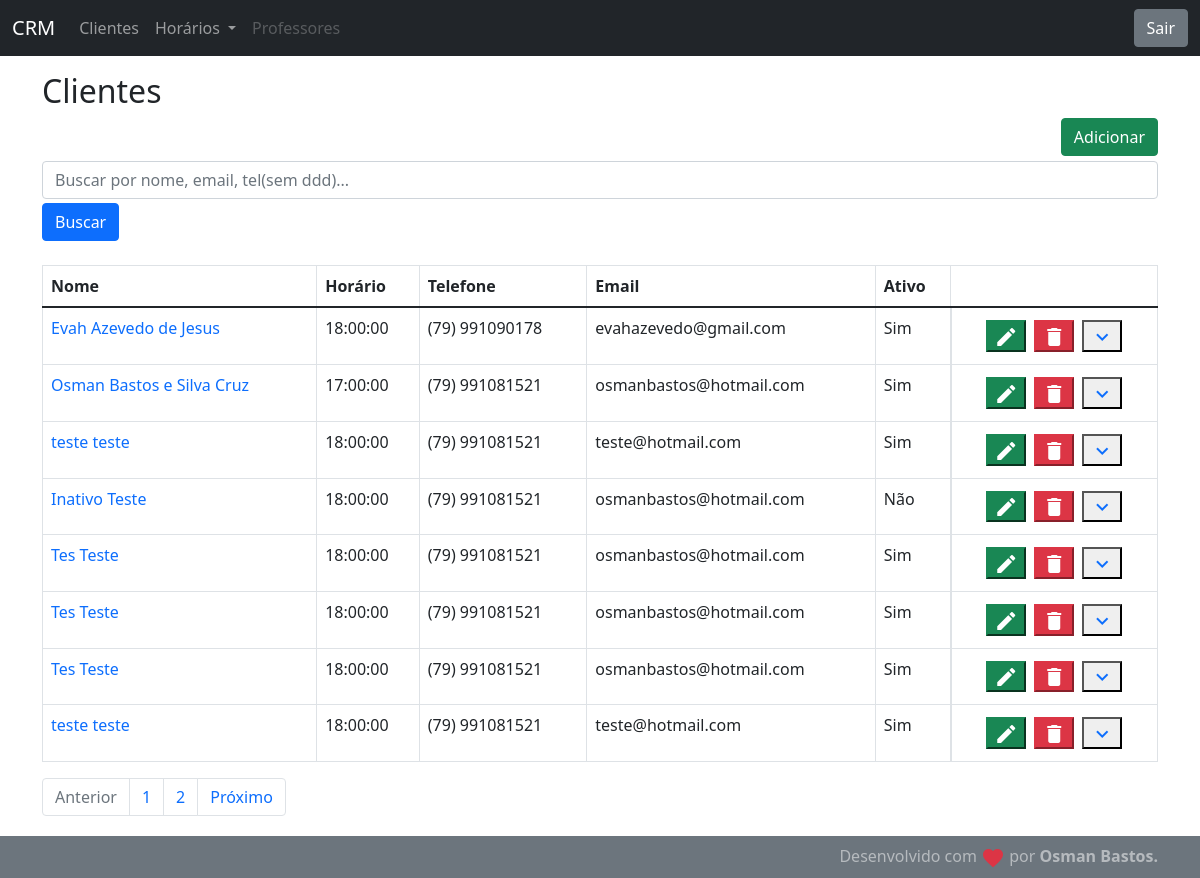
/customer/list/, run on the app's committed database.
### customer/models.py (models this page shows, shortened)
class Customer(models.Model):
    first_name = models.CharField(max_length=30)
    last_name = models.CharField(max_length=50)
    email = models.EmailField(max_length=254)
    birth_date = models.DateField()
    cpf_field = models.CharField(max_length=11, unique=True, blank=True, null=True)
    area_code = models.CharField(max_length=2)
    phone = models.CharField(max_length=9)
    address = models.CharField(max_length=100)
    address_number = models.CharField(max_length=10)
    created_date = models.DateTimeField(auto_now_add=True)
    update_date = models.DateTimeField(auto_now=True)
    class_time = models.CharField(max_length=8, default='00:00')
    active = models.BooleanField(default=True)
    evolution_field = models.CharField(max_length=500, blank=True, null=True)
    evolution_updated = models.DateTimeField(blank=True, null=True, auto_now=True)
    def get_full_name(self):
        return self.first_name + ' ' + self.last_name
    def get_full_phone(self):
        return '(' + self.area_code + ') ' + self.phone
    def get_full_evolution(self):
        return self.evolution_updated.strftime('%d/%m/%Y %H:%M')
    def get_absolute_url(self):
        return reverse('customer:customer-update', kwargs={'id': self.id})
    def get_delete_url(self):
        return reverse('customer:customer-delete', kwargs={'id': self.id})
    class Meta:
        db_table = 'customer'

### customer/views.py (the view)
# urls.py: path("list/", CustomerListView.as_view(), name='customer-list'),
class CustomerListView(ListView):
    template_name = "customer/customer_list.html"
    paginate_by = 8
    model = Customer
    def get_queryset(self):
        query = self.request.GET.get("name")
        class_time = self.request.GET.get("class_time")
        queryset = Customer.objects.all()
        if query:
            return Customer.objects.filter(first_name__icontains=query) | Customer.objects.filter(last_name__icontains=query) | Customer.objects.filter(email__icontains=query) | Customer.objects.filter(phone__icontains=query)
        if class_time:
            return Customer.objects.filter(class_time__icontains=class_time)
        return Customer.objects.all()

### customer/templates/customer/customer_list.html (shortened to what this page needs)
{% extends "model-page.html"%}
{% block content %}
    <h2>Clientes</h2>
    <a href="{% url "customer:customer-create" %}">
        <button type="button" class="btn btn-success"
            style="float: right; margin-bottom: 5px">Adicionar</button>
    </a>
    <form>
        <div class="form-group mb-1">
            <input class="form-control" type="text" name="name" placeholder="Buscar por nome, email, tel(sem ddd)...">
        </div>
        <button type="submit" class="btn btn-primary">Buscar</button>
    <form>
    <div class="table-responsive mt-4">
        <table class="table table-bordered table-responsive-md">
            <thead>
                <tr>
                    <th>Nome</th>
                    <th>Horário</th>
                    <th>Telefone</th>
                    <th>Email</th>
                    <th>Ativo</th>
                    <th></th>
                </tr>
            </thead>
            <tbody>
                {% for customer in customer_list%}
                    <tr>
                        <td><a href="{{ customer.get_absolute_url }}">{{ customer.get_full_name }}</a></td>
                        <td>{{ customer.class_time }}</td>
                        <td>{{ customer.get_full_phone }}</td>
                        <td>{{ customer.email }}</td>
                        <td>{{ customer.active|yesno:"Sim,Não" }}</td>
                        <td style="display: flex; flex-direction: row; justify-content: center;">
                                <a href="{{ customer.get_absolute_url }}"><button type="button" class="m-1 btn-success"><i class="material-icons align-middle text-white">edit</i></button></a>
                            <form method="post" action="{{ customer.get_delete_url }}" onsubmit="return confirmDeletion();">{% csrf_token %}
                                    <button type="submit" class="m-1 btn-danger"><i class="material-icons align-middle text-white">delete</i></button>
                            </form>
                            <button type="button" class="m-1 btn-link" onclick="toggleDetails('{{ customer.id }}')"><i class="material-icons align-middle">expand_more</i></button>
                         </td>
                    </tr>
                {% endfor %}
            </tbody>
        </table>
    </div>
    <ul class="pagination">
        {% if page_obj.has_previous %}
            <li class="page-item"><a class="page-link"
                href="?page={{ page_obj.previous_page_number }}">Anterior</a></li>
        {% else %}
            <li class="page-item disabled"><a class="page-link" href="#">Anterior</a></li>
        {% endif %}
        {% for object in page_obj.paginator.page_range %}
            <li class="page-item"><a class="page-link" href="?page={{ forloop.counter }}">{{ forloop.counter }}</a></li>
        {% endfor %}
        {% if page_obj.has_next %}
            <li class="page-item"><a class="page-link"
                href="?page={{ page_obj.next_page_number }}">Próximo</a></li>
        {% else %}
            <li class="page-item disabled"><a class="page-link" href="#">Próximo</a></li>
        {% endif %}
    </ul>
{% endblock %}

### core/templates/model-page.html (style rules this page uses)
html, body { height: 100%; }
a { text-decoration: none; }

### data on the page
Customer: get_full_name "Evah Azevedo de Jesus", class_time "18:00:00", get_full_phone "(79) 991090178", email "evahazevedo@gmail.com", active "Sim"
Customer: get_full_name "Osman Bastos e Silva Cruz", class_time "17:00:00", get_full_phone "(79) 991081521", email "osmanbastos@hotmail.com", active "Sim"
Customer: get_full_name "teste teste", class_time "18:00:00", get_full_phone "(79) 991081521", email "teste@hotmail.com", active "Sim"
Customer: get_full_name "Inativo Teste", class_time "18:00:00", get_full_phone "(79) 991081521", email "osmanbastos@hotmail.com", active "Não"
Customer: get_full_name "Tes Teste", class_time "18:00:00", get_full_phone "(79) 991081521", email "osmanbastos@hotmail.com", active "Sim"
Customer: get_full_name "Tes Teste", class_time "18:00:00", get_full_phone "(79) 991081521", email "osmanbastos@hotmail.com", active "Sim"
Customer: get_full_name "Tes Teste", class_time "18:00:00", get_full_phone "(79) 991081521", email "osmanbastos@hotmail.com", active "Sim"
Customer: get_full_name "teste teste", class_time "18:00:00", get_full_phone "(79) 991081521", email "teste@hotmail.com", active "Sim"
